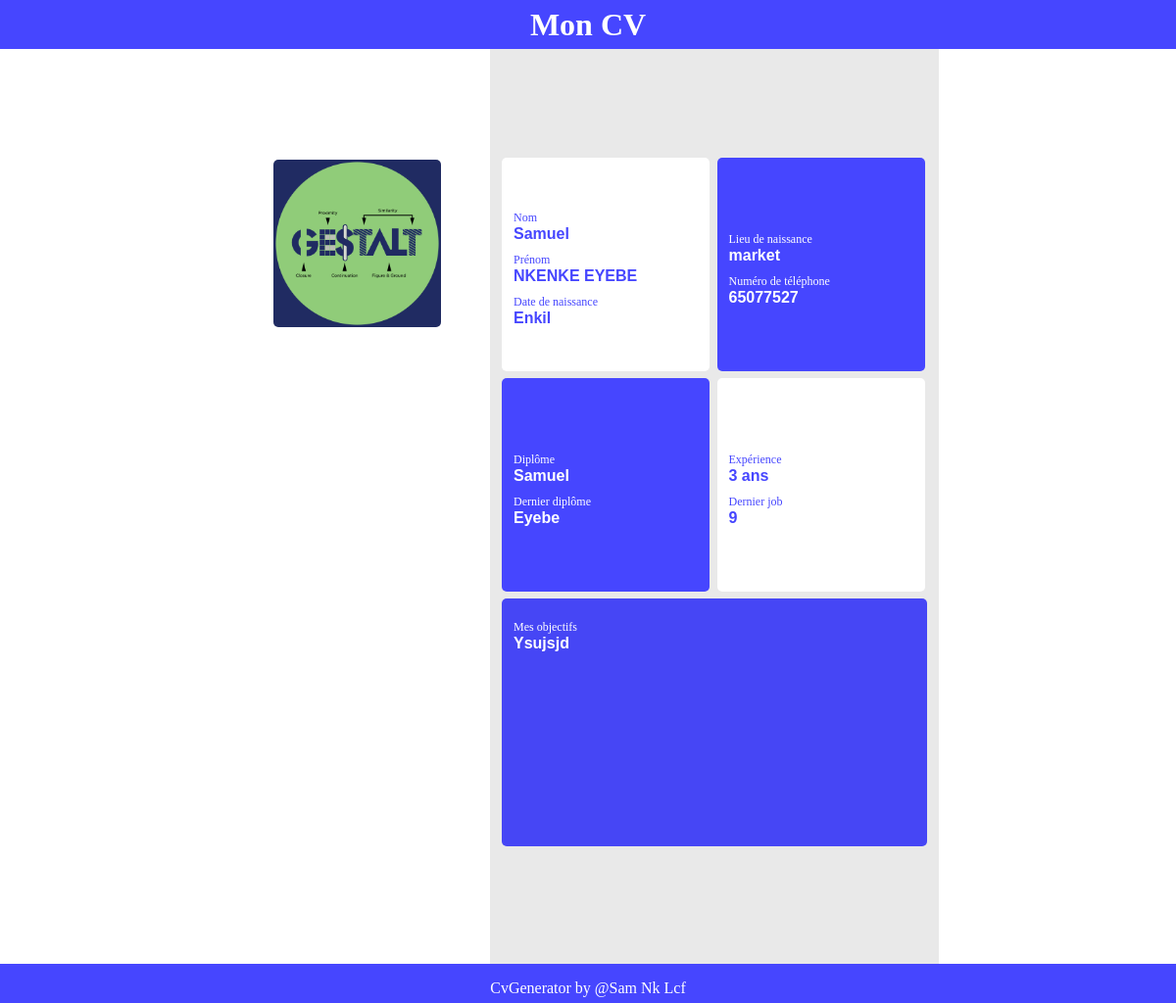
The app's page /voir/25/ (signed in) with its own data.
### cv/models.py (models this page shows, shortened)
class cv(models.Model):
    nom = models.CharField(max_length=120)
    prenom = models.CharField(max_length=120)
    date_de_naissance = models.CharField(max_length=120)
    lieu_de_naissance = models.CharField(max_length=120)
    numero_telephone = models.CharField(max_length=120)
    adresse = models.CharField(max_length=120)
    dipomes = models.CharField(max_length=120)
    last_diplome = models.CharField(max_length=120)
    qualification = models.CharField(max_length=120)
    experience = models.PositiveIntegerField(null=True)
    last_job = models.CharField(max_length=120)
    biograpy = models.TextField(max_length=400)
    date = models.DateTimeField(auto_now_add=True,
                                verbose_name='date de création')
    photo = models.ImageField(blank=True, upload_to='photo')
    user = models.ForeignKey(User, on_delete=models.CASCADE)

### cv/views.py (the view)
# urls.py: path('voir/<int:pk>/', voir.as_view(), name='voir'),
class voir(LoginRequiredMixin, DetailView):
    context_object_name = 'cv'
    model = cv
    template_name = 'cv/voir.html'

### cv/templates/cv/voir.html (shortened to what this page needs)
<!DOCTYPE html>
<html lang="fr">
<head>
    {% load static %}
    <link rel="stylesheet" href="{% static 'cv/index.css' %}">
</head>
<body>
    <header>
        <h1 style="cursor: pointer;">Mon CV</h1>
    </header>
    <main class="main">
            <div class="section1">
                <img src="{{ cv.photo.url }}" alt="Phto" width="171">
            </div>
            <div class="section2">
                <div class="part1">
                    <p>Nom</p>
                    <b>{{ cv.nom }}</b>
                    <p>Prénom</p>
                    <b>{{ cv.prenom }}</b>
                    <p>Date de naissance</p>
                    <b>{{ cv.date_de_naissance }}</b>
                </div>
                <div class="part2">
                    <p>Lieu de naissance</p>
                    <b>{{ cv.lieu_de_naissance }}</b>
                    <p>Numéro de téléphone</p>
                    <b>{{ cv.numero_telephone }}</b>
                </div>
                <div class="part3">
                    <p>Diplôme</p>
                    <b>{{ cv.dipomes }}</b>
                    <p>Dernier diplôme</p>
                    <b>{{ cv.last_diplome }}</b>
                </div>
                <div class="part4">
                    <p>Expérience</p>
                    <b>{{ cv.experience }} ans</b>
                    <p>Dernier job</p>
                    <b>{{ cv.last_job }}</b>
                </div>
                <section class="part5" style="background-color: rgb(70, 70, 245); width: 434px;height: 253px;">
                    <p>Mes objectifs</p>
                    <article class="bio">
                        <b>{{ cv.biograpy }}</b>
                    </article>
                </section>
            </div>
    </main>
    <footer>
        <p>CvGenerator by @Sam Nk Lcf</p>
    </footer>
</body>
</html>

### cv/static/cv/index.css (style rules this page uses)
* { padding: 0; margin: 0; box-sizing: border-box; }
body { width: 730px; margin: 0 auto; }
.main { display: flex; height: 1024px; position: relative; }
.main .section1 { width: 258px; background-color: white; display: flex; flex-direction: column; align-items: center; padding-top: 163px; }
.main .section1 img { border-radius: 5px; }
.main .section2 { display: grid; grid-template-areas: "part1 part1 part2 part2" "part3 part3 part4 part4" "part5 part5 part5 part5"; grid-gap: 5px; place-content: center; margin-left: 7px; background-color: rgb(233, 233, 233); padding: 12px; text-align: center; position: relative; }
.main .section2 div { width: 212px; height: 218px; border-radius: 5px; margin-bottom: 2px; display: flex; flex-direction: column; justify-content: center; padding-left: 12px; text-align: left; }
.main .section2 div p, .main .section2 section p { font-size: 12px; }
.main .section2 div b { font-family: sans-serif; }
.main .section2 .part1 { grid-area: part1; background-color: white; color: rgb(70, 70, 275); }
.main .section2 .part2 { grid-area: part2; background-color: rgb(70, 70, 275); color: white; }
.main .section2 .part3 { grid-area: part3; background-color: rgb(70, 70, 275); color: white; }
.main .section2 .part4 { grid-area: part4; background-color: white; color: rgb(70, 70, 275); }
.main .section2 .part5 { grid-area: part5; padding-left: 12px; padding-top: 12px; border-radius: 5px; color: white; text-align: left; }
.part5 .bio { text-align: justify; padding-right: 12px; font-family: sans-serif; }
footer { background-color: rgb(70, 70, 275); height: 5vh; width: 100%; color: white; display: grid; place-content: center; position: fixed; bottom: 0; right: 0; left: 0; z-index: 10; }
header { color: white; height: 50px; background-color: rgb(70, 70, 275); display: grid; place-content: center; position: fixed; top: 0; right: 0; left: 0; z-index: 10; }

### cv/templates/cv/voir.html (style rules this page uses)
p { margin-top: 10px; }

### records on screen
cv: photo (picture), nom "Samuel", prenom "NKENKE EYEBE", date_de_naissance "Enkil", lieu_de_naissance "market", numero_telephone "65077527", dipomes "Samuel", last_diplome "Eyebe", experience "3", last_job "9", biograpy "Ysujsjd"
